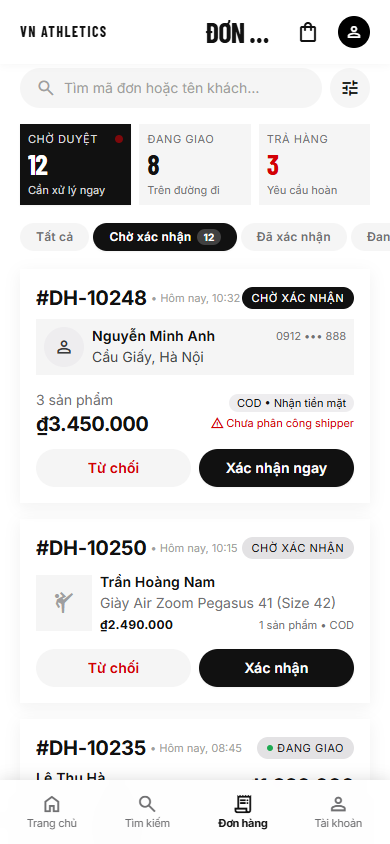
#> input picture docs/features/mh08/artifacts/visual_04a/html_390x844.png, 390 x 844 px
$ python mh08_04a_compare.py
#> lines starting #> are read from the running program, lines starting #| are printed output that depends on the picture
"""Evidence composition only: different data/renderers prevent a fidelity score."""
import json
from pathlib import Path
from PIL import Image, ImageDraw, ImageFont

root = Path(__file__).resolve().parents[2]
out = root / "docs/features/mh08/artifacts/visual_04a"
html = Image.open(out / "html_390x844.png").convert("RGB")
#> html is the input picture: PIL image 390x844 RGB; mean R, G, B 226.9, 226.4, 226.5
flutter = Image.open(out / "mh08_04a_390_top.png").convert("RGB")
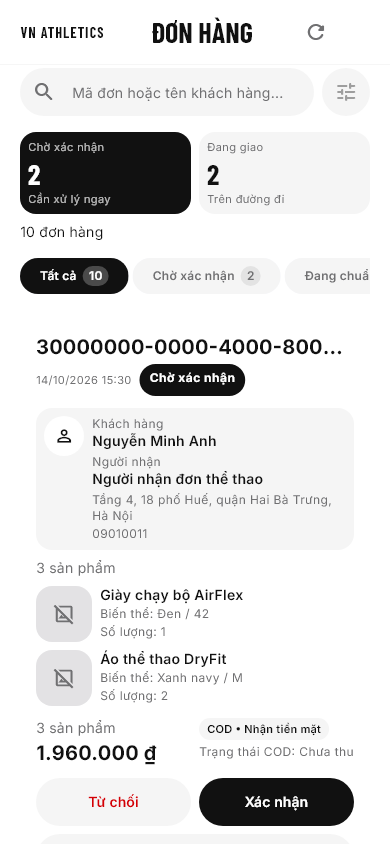
#> input picture docs/features/mh08/artifacts/visual_04a/mh08_04a_390_top.png, 390 x 844 px
assert html.size == flutter.size == (390, 844)
font = ImageFont.truetype(str(root / "assets/fonts/Inter-Variable.ttf"), 14)
comparison = Image.new("RGB", (800, 880), "#e5e5e5")
#> comparison: PIL image 800x880 RGB; every value is 229
draw = ImageDraw.Draw(comparison)
draw.text((10, 9), "HTML / Chromium 390x844", font=font, fill="#111111")
draw.text((410, 9), "Flutter widget render 390x844", font=font, fill="#111111")
comparison.paste(html, (0, 36))
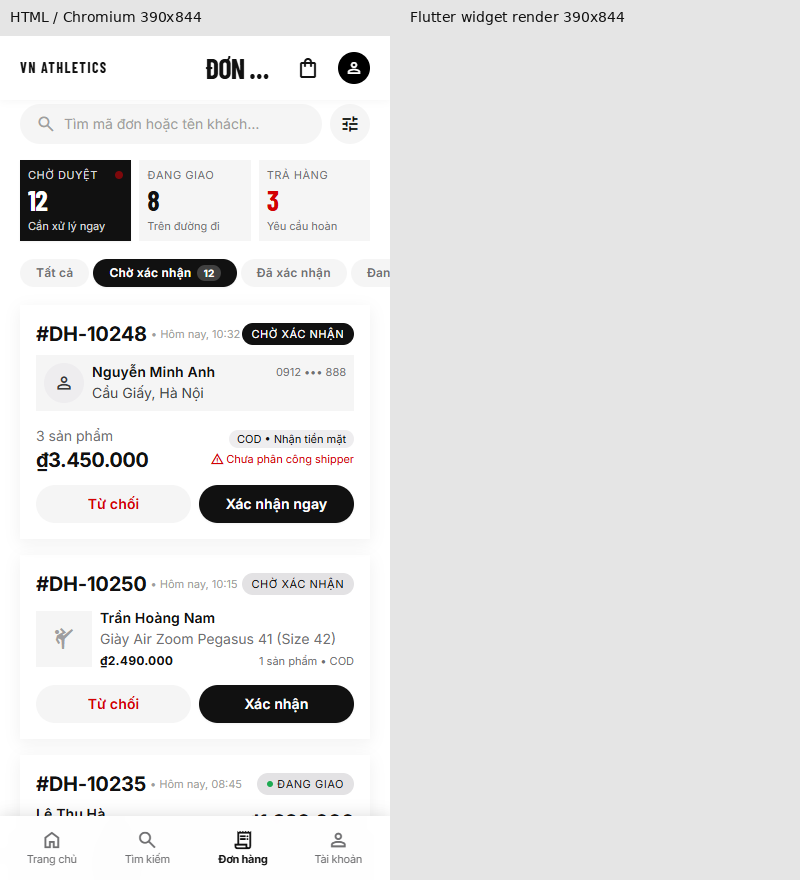
#> comparison: PIL image 800x880 RGB; mean R, G, B 227.7, 227.4, 227.5
comparison.paste(flutter, (410, 36))
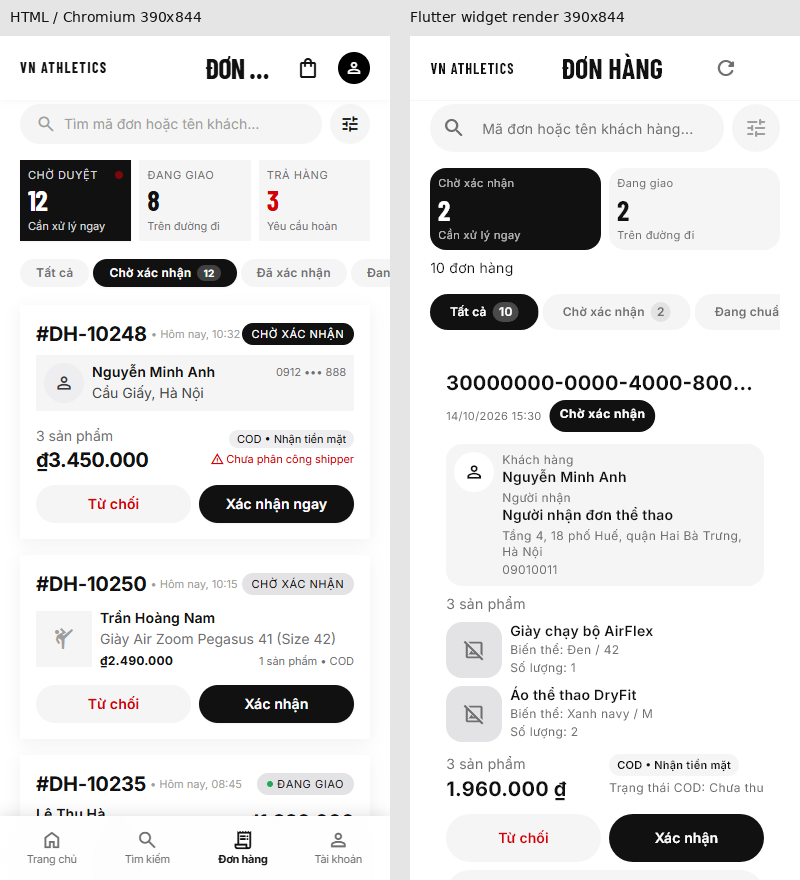
#> comparison: PIL image 800x880 RGB; mean R, G, B 226.3, 226, 226.1
comparison.save(out / "comparison_390.png")
Image.blend(html, flutter, .5).save(out / "overlay_390.png")
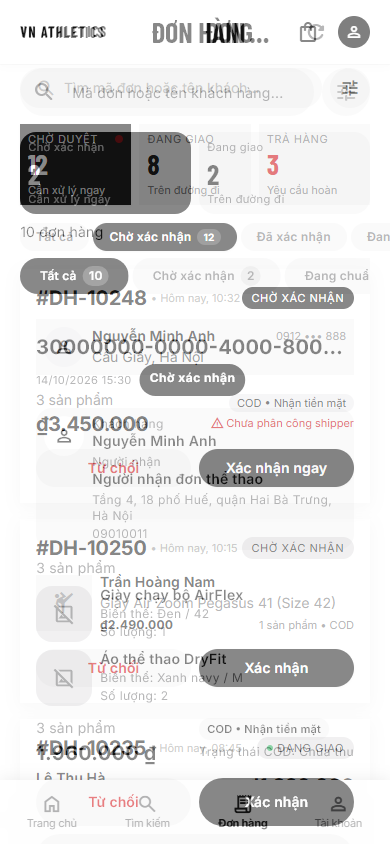
#> saved as overlay_390.png: PIL image 390x844 RGB; mean R, G, B 226.4, 226, 226.1

#> (the run stopped early here; a loop or call above may not have finished)
